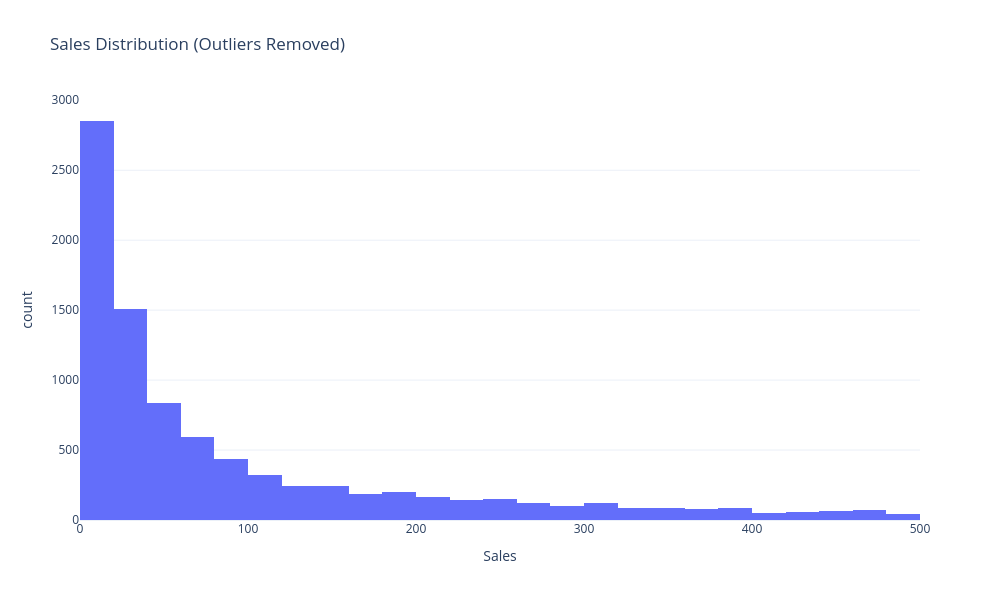

This figure's notebook cell:
### Code cell
sales_clean = remove_outliers_iqr(df, "Sales")
fig = px.histogram(   sales_clean,  x="Sales",   nbins=30,  title="Sales Distribution (Outliers Removed)")
fig.update_layout(  template="plotly_white",  width=1000,  height=600)
fig.show();

### Figure 1 — Plotly figure (JSON) as saved in the notebook; plotly's stock layout.template omitted (floating-point values rounded to 4 significant figures; data arrays with more than 128 entries replaced by an {"elided": "..."} marker saying what was removed)
{"data": [{"bingroup": "x", "hovertemplate": "Sales=%{x}<br>count=%{y}<extra></extra>", "legendgroup": "", "marker": {"color": "#636efa", "pattern": {"shape": ""}}, "name": "", "nbinsx": 30, "orientation": "v", "showlegend": false, "type": "histogram", "x": {"elided": "8827 float values"}, "xaxis": "x", "yaxis": "y"}], "layout": {"barmode": "relative", "height": 600, "legend": {"tracegroupgap": 0}, "title": {"text": "Sales Distribution (Outliers Removed)"}, "width": 1000, "xaxis": {"anchor": "y", "domain": [0, 1], "title": {"text": "Sales"}}, "yaxis": {"anchor": "x", "domain": [0, 1], "title": {"text": "count"}}}}
